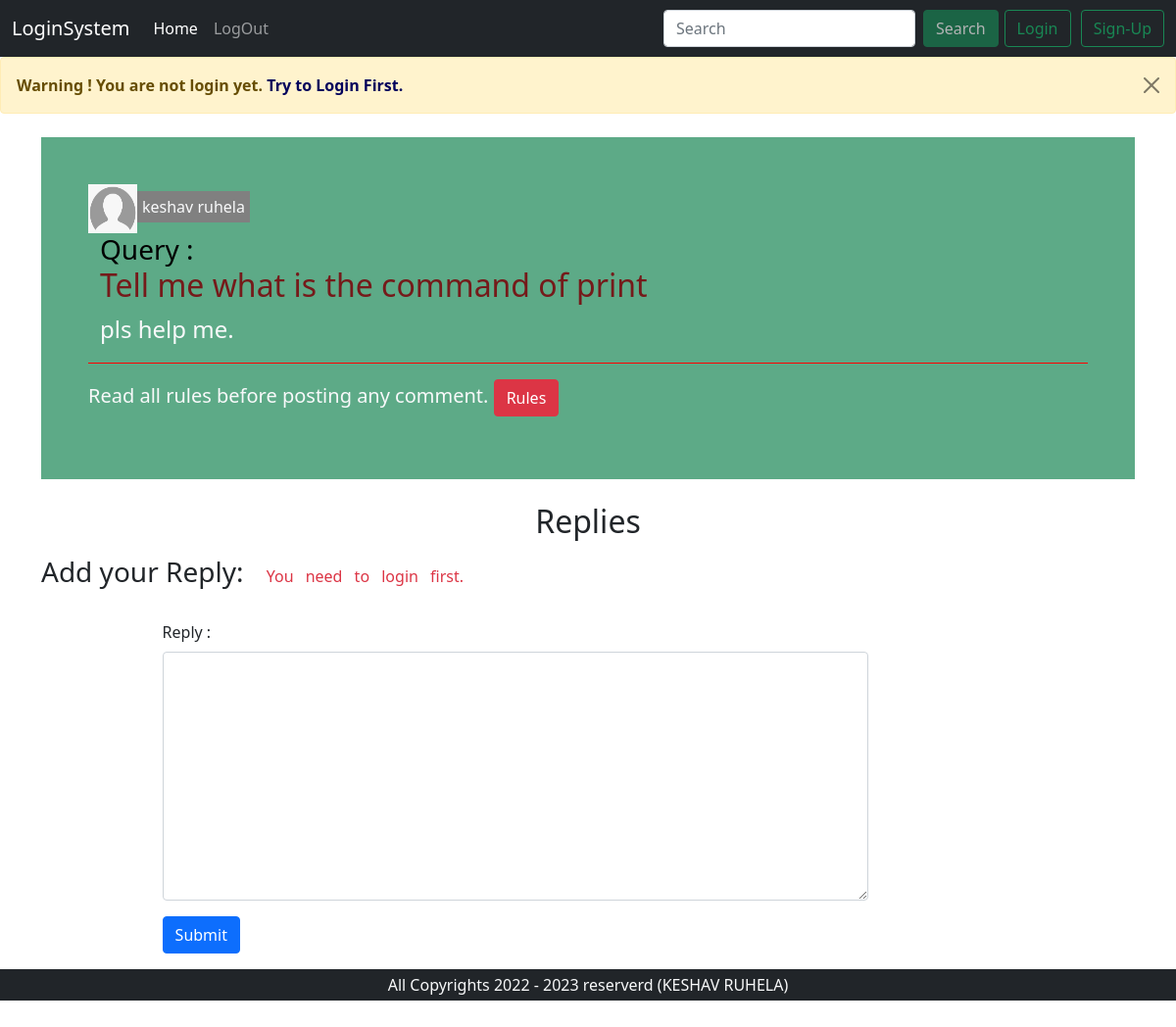
Page /single_threats_view.php?sno=3 on the committed database.
### tables this page shows
CREATE TABLE `users` (
  `userid` int(11) NOT NULL,
  `user_name` varchar(60) NOT NULL,
  `email` varchar(60) NOT NULL,
  `password` varchar(60) NOT NULL,
  `address` varchar(300) NOT NULL,
  `city` varchar(30) NOT NULL,
  `state` varchar(30) NOT NULL,
  `zip` int(11) NOT NULL,
  `datetime` int(11) NOT NULL
);

CREATE TABLE `add_query` (
  `Sno` int(11) NOT NULL,
  `query_title` varchar(300) NOT NULL,
  `query_desc` text NOT NULL,
  `category_id` int(11) NOT NULL,
  `user_id` int(11) NOT NULL,
  `query_time` datetime NOT NULL DEFAULT current_timestamp()
);

### single_threats_view.php (the view, shortened to what this page needs)
<?php require '_sub_code/_dbconnection.php';
$catid = $_SESSION['catidsession'] ;
$firstlog = false;
if(isset($_SESSION['check'])){
    if ($_SESSION['check'] == true){
        if ($_SERVER['REQUEST_METHOD'] == "POST"){
            $query_reply = $_POST['reply'];
            $query_reply =str_replace("<","&lt;",$query_reply);
            $query_reply =str_replace(">","&gt;",$query_reply);
            $set_query_user = "SELECT * FROM users WHERE user_name = '$_SESSION[userInfo]' || email = '$_SESSION[userInfo]' ";
            $result_set_query_user = mysqli_query($connecting, $set_query_user);
            $fetch_set_query_user = mysqli_fetch_assoc($result_set_query_user);
            $set_query_dublacy = "SELECT * FROM replies WHERE reply = '$query_reply' ";
            $result_set_query_dublacy = mysqli_query($connecting, $set_query_dublacy);
            $row = mysqli_num_rows($result_set_query_dublacy);
        if ($row == null ){
            $set_query = "INSERT INTO replies (reply, category_id, R_user_id , R_user_name) VALUES ('$query_reply',$catid ,$fetch_set_query_user[userid] , '$fetch_set_query_user[user_name]' ) ";
            $result_set_query = mysqli_query($connecting, $set_query);
                if ($result_set_query){
                }
                else{
                }
        }
        else{
            $warning = true;
        }
        }
    }
}
else{
    $firstlog = true;
    $catid =null;
}
?>
<!doctype html>
<html lang="en">
<head>
    <link href="https://cdn.jsdelivr.net/npm/bootstrap@5.1.1/dist/css/bootstrap.min.css" rel="stylesheet">
</head>
<body>
    <?php require "_sub_code/_navbar.php";
        if ($firstlog){
            echo '<div class="alert alert-warning alert-dismissible fade show" role="alert">
                <strong>Warning ! You are not login yet.<a style="color:#02025c;"> Try to Login First.</a> </strong>
                <button type="button" class="btn-close" data-bs-dismiss="alert" aria-label="Close"></button>
                </div>';
        }
    ?>
    <?php
    if ($_SERVER['REQUEST_METHOD'] == "GET"){
        $catid = $_GET['sno'];
    }
    $heading_name_query = "SELECT * FROM add_query WHERE Sno = $catid ";
    $result_heading_name_query = mysqli_query($connecting, $heading_name_query);
    $fetch_heading_name_query = mysqli_fetch_assoc($result_heading_name_query);
    $fetch_userid = $fetch_heading_name_query["user_id"] ;
if ($catid !=0){
    $user_name_query = "SELECT * FROM users WHERE userid = $fetch_userid ";
    $result_user_name_query = mysqli_query($connecting, $user_name_query);
    $fetch_user_name_query = mysqli_fetch_assoc($result_user_name_query);
}
else{
    $fetch_user_name_query["user_name"] = "First Login Our site.";
}
    echo '
    <div class="container my-4">
        <div class="p-5 mb-4 text-light rounded-0" style="background-color: #198754b3;">
        <img src="./img/user_default_img.png" width="50px" height="50px" alt="..."><a style="background-color:gray; text-align:center; padding:5px;  width:200px; ">'.$fetch_user_name_query["user_name"].'</a>
        <div class="container-fluid py-0 " >
        <h3 style="color:black;" class="my-0">Query :</h3>
        <h3 class="display-5 fs-2 "style="color:#751a1a; font-weight:400;"  >' . $fetch_heading_name_query["query_title"] . '</h3>
                <p class="col-md-8 fs-4" style="text-align:justify;" >' . $fetch_heading_name_query["query_desc"] . '</p>
            </div>
            <footer class="py-3 fs-5" style="border-top: 1px solid red;">
                Read all rules before posting any comment.
        <button class="btn fs-6 btn-danger" type="button" data-bs-toggle="offcanvas" data-bs-target="#rule" aria-controls="rule">
        Rules
        </button>
        </div>
        </div>
    ';
    ?>
    <?php
    echo "<h2 class='text-center mb-3'>Replies</h2>";
    echo '
    <div class="container">
    <h3 class = "my-3">Add your Reply: <label class="fs-6 mx-3 text-danger" style="word-spacing:8px;">You need to login first.</label></h3>
    <div class="container" style="width:80%;">
        <form class="row g-3 my-3" action=\'./single_threats_view.php\' method="POST" >
        <div class="col-md-6">
            <label for="Query_title" class="form-label" style="font-weight:500;">Reply : </label>
            <textarea name="reply" id="reply" class="form-control" cols="50" style="width:60vw;" required rows="10"></textarea>
        </div>
        <div class="col-12">
            <button type="submit" class="btn btn-primary">Submit</button>
        </div>
        </form>
        </div>
        </div>
    ';
?>
    <div class="container-fluid bg-dark text-center text-light py-1">
        <?php
        $date = date("Y");
        $nextdate = $date + 1;
        echo "All Copyrights $date" . ' - ' . " $nextdate reserverd (KESHAV RUHELA)";
        ?>
    </div>
</body>
</html>

### rows in the picture
users: user_name "keshav ruhela"
add_query: query_title "Tell me what is the command of print", query_desc "pls help me."
